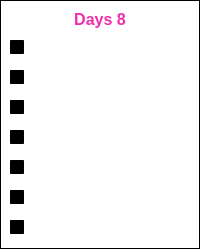
                 <widget class="QWidget" name="Day8">
                  <property name="styleSheet">
                   <string notr="true">background-color: qlineargradient(spread:pad, x1:0, y1:0, x2:1, y2:1, stop:0 rgba(0, 0, 0, 0), stop:1 rgba(255, 255, 255, 0));</string>
                  </property>
                  <layout class="QHBoxLayout" name="horizontalLayout_9">
                   <property name="spacing">
                    <number>0</number>
                   </property>
                   <property name="leftMargin">
                    <number>0</number>
                   </property>
                   <property name="topMargin">
                    <number>0</number>
                   </property>
                   <property name="rightMargin">
                    <number>0</number>
                   </property>
                   <property name="bottomMargin">
                    <number>0</number>
                   </property>
                   <item>
                    <widget class="QFrame" name="SubjectDays_8">
                     <property name="frameShape">
                      <enum>QFrame::StyledPanel</enum>
                     </property>
                     <property name="frameShadow">
                      <enum>QFrame::Raised</enum>
                     </property>
                     <layout class="QVBoxLayout" name="verticalLayout_11">
                      <item>
                       <widget class="QLabel" name="Subject8DaysHeading">
                        <property name="maximumSize">
                         <size>
                          <width>16777215</width>
                          <height>100</height>
                         </size>
                        </property>
                        <property name="font">
                         <font>
                          <pointsize>12</pointsize>
                          <weight>75</weight>
                          <bold>true</bold>
                         </font>
                        </property>
                        <property name="styleSheet">
                         <string notr="true">QLabel{
	
color: rgb(241, 44, 172);
border-radius:15px;

}</string>
                        </property>
                        <property name="midLineWidth">
                         <number>4</number>
                        </property>
                        <property name="text">
                         <string>Days 8</string>
                        </property>
                        <property name="alignment">
                         <set>Qt::AlignCenter</set>
                        </property>
                       </widget>
                      </item>
                      <item>
                       <widget class="QCheckBox" name="Subject8Sunday">
                        <property name="font">
                         <font>
                          <pointsize>11</pointsize>
                         </font>
                        </property>
                        <property name="styleSheet">
                         <string notr="true">QCheckBox{

	color: rgb(255, 255, 255);
}</string>
                        </property>
                        <property name="text">
                         <string>Sun</string>
                        </property>
                        <property name="tristate">
                         <bool>false</bool>
                        </property>
                       </widget>
                      </item>
                      <item>
                       <widget class="QCheckBox" name="Subject8Monday">
                        <property name="font">
                         <font>
                          <pointsize>11</pointsize>
                         </font>
                        </property>
                        <property name="styleSheet">
                         <string notr="true">QCheckBox{

	color: rgb(255, 255, 255);
}</string>
                        </property>
                        <property name="text">
                         <string>Mon</string>
                        </property>
                        <property name="tristate">
                         <bool>false</bool>
                        </property>
                       </widget>
                      </item>
                      <item>
                       <widget class="QCheckBox" name="Subject8Tuesday">
                        <property name="font">
                         <font>
                          <pointsize>11</pointsize>
                         </font>
                        </property>
                        <property name="styleSheet">
                         <string notr="true">QCheckBox{

	color: rgb(255, 255, 255);
}</string>
                        </property>
                        <property name="text">
                         <string>Tue</string>
                        </property>
                        <property name="tristate">
                         <bool>false</bool>
                        </property>
                       </widget>
                      </item>
                      <item>
                       <widget class="QCheckBox" name="Subject8Wednesday">
                        <property name="font">
                         <font>
                          <pointsize>11</pointsize>
                         </font>
                        </property>
                        <property name="styleSheet">
                         <string notr="true">QCheckBox{

	color: rgb(255, 255, 255);
}</string>
                        </property>
                        <property name="text">
                         <string>Wed</string>
                        </property>
                        <property name="tristate">
                         <bool>false</bool>
                        </property>
                       </widget>
                      </item>
                      <item>
                       <widget class="QCheckBox" name="Subject8Thursday">
                        <property name="font">
                         <font>
                          <pointsize>11</pointsize>
                         </font>
                        </property>
                        <property name="styleSheet">
                         <string notr="true">QCheckBox{

	color: rgb(255, 255, 255);
}</string>
                        </property>
                        <property name="text">
                         <string>Thu</string>
                        </property>
                        <property name="tristate">
                         <bool>false</bool>
                        </property>
                       </widget>
                      </item>
                      <item>
                       <widget class="QCheckBox" name="Subject8Friday">
                        <property name="font">
                         <font>
                          <pointsize>11</pointsize>
                         </font>
                        </property>
                        <property name="styleSheet">
                         <string notr="true">QCheckBox{

	color: rgb(255, 255, 255);
}</string>
                        </property>
                        <property name="text">
                         <string>Fri</string>
                        </property>
                        <property name="tristate">
                         <bool>false</bool>
                        </property>
                       </widget>
                      </item>
                      <item>
                       <widget class="QCheckBox" name="Subject8Saturday">
                        <property name="font">
                         <font>
                          <pointsize>11</pointsize>
                         </font>
                        </property>
                        <property name="styleSheet">
                         <string notr="true">QCheckBox{

	color: rgb(255, 255, 255);
}</string>
                        </property>
                        <property name="text">
                         <string>Sat</string>
                        </property>
                        <property name="tristate">
                         <bool>false</bool>
                        </property>
                       </widget>
                      </item>
                     </layout>
                    </widget>
                   </item>
                  </layout>
                 </widget>
